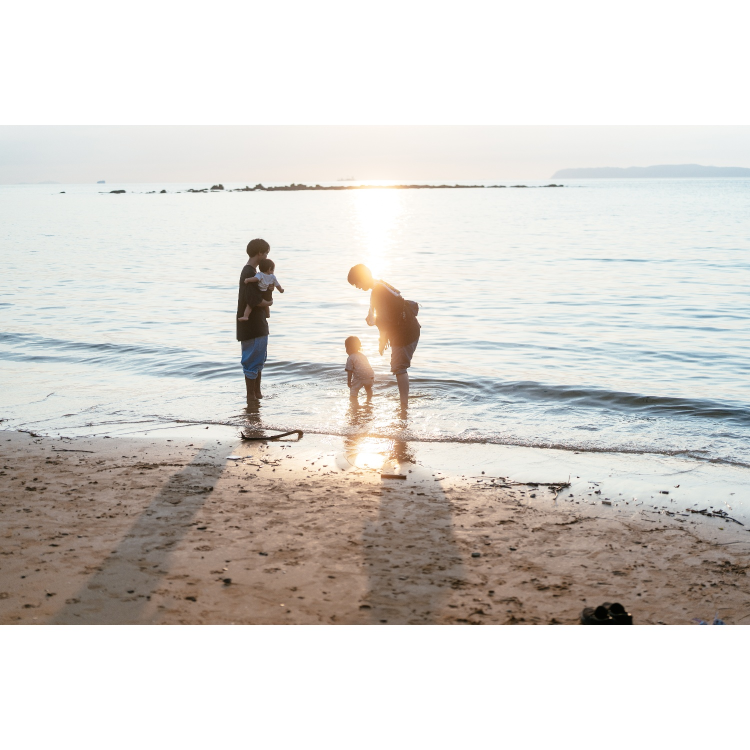
#> input picture tests/assets/input/bordered/horizontal.jpg, 1500 x 1500 px (shown at 1/2 size); its folder holds only this picture in this run
$ python border_maker.py --img_dir ../tests/assets/input/bordered
#> lines starting #> are read from the running program, lines starting #| are printed output that depends on the picture
#> in main, img is the input picture: shape (1500, 1500, 3); mean B, G, R 207.7, 212.2, 215.8
#> in _make_white_canvas, `result = cv2.cvtColor(white_img, cv2.COLOR_GRAY2BGR)`: result: shape (1500, 1500, 3); every value is 255
### src/size_convertor.py
import cv2
import os
import glob
import argparse


class SizeConvertor:
    def is_horizontal(self, img: cv2) -> bool:
        return img.shape[0] < img.shape[1]

    # [7 lines left out: function scale_to_width, not called in this run]

    def scale_to_height(self, img: cv2, height: int) -> cv2:
        """高さが指定した値になるように、アスペクト比を固定して、リサイズする。
        """
#> called with height = 1460
        h, w = img.shape[:2]
#> h = 1500; w = 1500
        width = round(w * (height / h))
#> width = 1460
        result = cv2.resize(img, dsize=(width, height))
#> result: shape (1460, 1460, 3)
        return result

    # [17 lines left out: functions _make_dest_path, main, not called in this run]


# [24 lines that do not run on import are left out]

### src/border_maker.py
import cv2
import os
import glob
import argparse
import numpy as np
from size_convertor import SizeConvertor
from typing import Tuple

CANVAS_SIZE = 1500

class BorderMaker:
    def __init__(self):
        self.sc = SizeConvertor()

    def _make_white_canvas(self, canvas_size: int) -> np.ndarray:
        size = (canvas_size, canvas_size)
        black_img = np.zeros(size, np.uint8)
        white_img = black_img + 255
        result = cv2.cvtColor(white_img, cv2.COLOR_GRAY2BGR)
        return result

    def _make_dest_path(self, img_path: str) -> str:
        org_path_dir = os.path.dirname(img_path)
        org_path_name = os.path.basename(img_path)
        dest_dir = os.path.join(org_path_dir, "bordered")
        os.makedirs(dest_dir, exist_ok=True)
        result = os.path.join(dest_dir, org_path_name)
        return result

    def _make_resized_picture(self, img: cv2, border_size: int = 0) -> np.ndarray:
        if self.sc.is_horizontal(img):
            result = self.sc.scale_to_width(img, CANVAS_SIZE - border_size * 2)
        else:
            result = self.sc.scale_to_height(img, CANVAS_SIZE - border_size * 2)
        return result

    def _get_correct_margin(self, canvas: cv2, img: cv2) -> Tuple[int, int]:
        canvas_height, canvas_width, _ = canvas.shape
#> canvas_height = 1500; canvas_width = 1500
        img_height, img_width, _ = img.shape
#> img_height = 1460; img_width = 1460
        margin_x = (canvas_width - img_width) // 2
#> margin_x = 20
        margin_y = (canvas_height - img_height) // 2
#> margin_y = 20
        return margin_x, margin_y

    def main(self, img_path: str, canvas_size: int = CANVAS_SIZE, border_size: int = 0):
        try:
            img = cv2.imread(img_path)
            canvas = self._make_white_canvas(canvas_size)
            resized_img = self._make_resized_picture(img, border_size)
            margin_x, margin_y = self._get_correct_margin(canvas, resized_img)
#> margin_x = 20; margin_y = 20
            canvas[margin_y:margin_y + resized_img.shape[0], margin_x:margin_x + resized_img.shape[1]] = resized_img
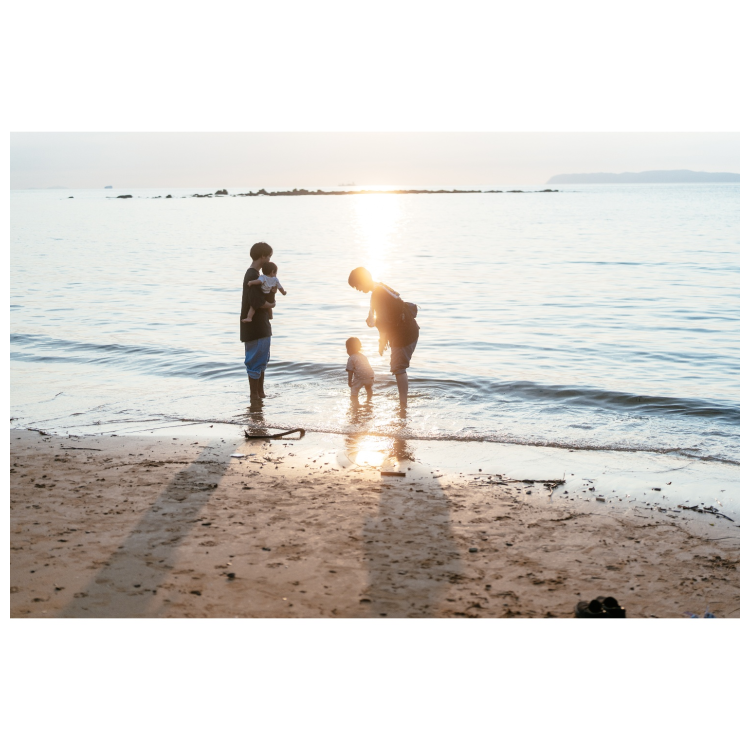
#> canvas: shape (1500, 1500, 3) (shown at 1/2 size); mean B, G, R 210.1, 214.4, 217.8
            dest_path = self._make_dest_path(img_path)
            cv2.imwrite(dest_path, canvas)
        except Exception as e:
            raise Exception(e)


if __name__ == '__main__':
    parser = argparse.ArgumentParser(description="Make border to images")
    parser.add_argument("-d", "--img_dir", required=True, type=str, help="Image path directory")
    parser.add_argument("-s", "--img_size", type=int, default=1500, help="Size of image")
    parser.add_argument("-bs", "--border_size", type=int, default=20, help="Size of border")
    args = parser.parse_args()
    dir_path = args.img_dir
    img_size = args.img_size
    border_size = args.border_size
    try:
        available_extensions = ["jpg", "jpeg", "png"]
        for ext in available_extensions:
            for img_path in glob.glob(f"{dir_path}/*.{ext}"):
                print(f"Processing {img_path}")
                bm = BorderMaker()
                if img_size is not None and border_size is not None:
                    bm.main(img_path, canvas_size=img_size, border_size=border_size)
                elif img_size is not None:
                    bm.main(img_path, canvas_size=img_size)
                elif border_size is not None:
                    bm.main(img_path, border_size=border_size)
                else:
                    bm.main(img_path)
                print(f"Done")
    except Exception as e:
        print("Something went wrong: ", e)
